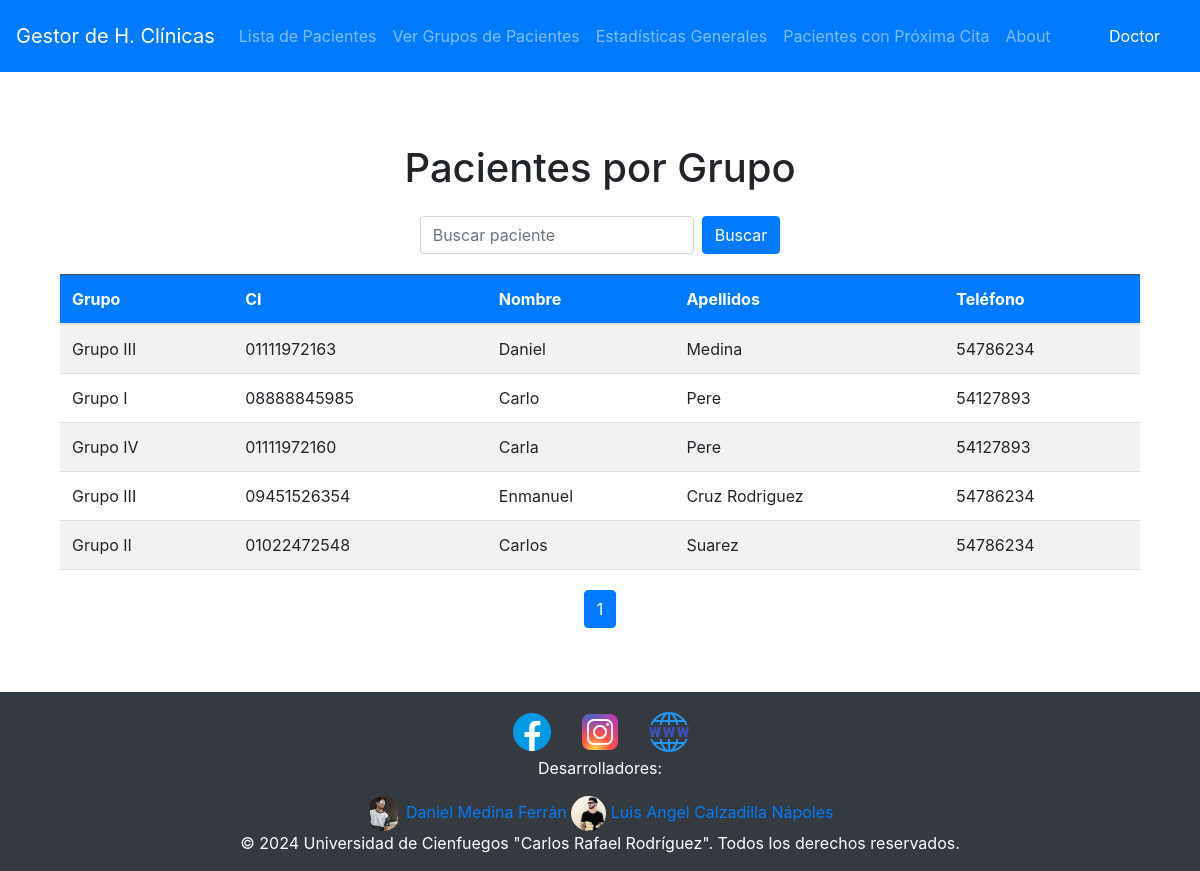
The app's page /grupos-pacientes/ (signed in), older data.
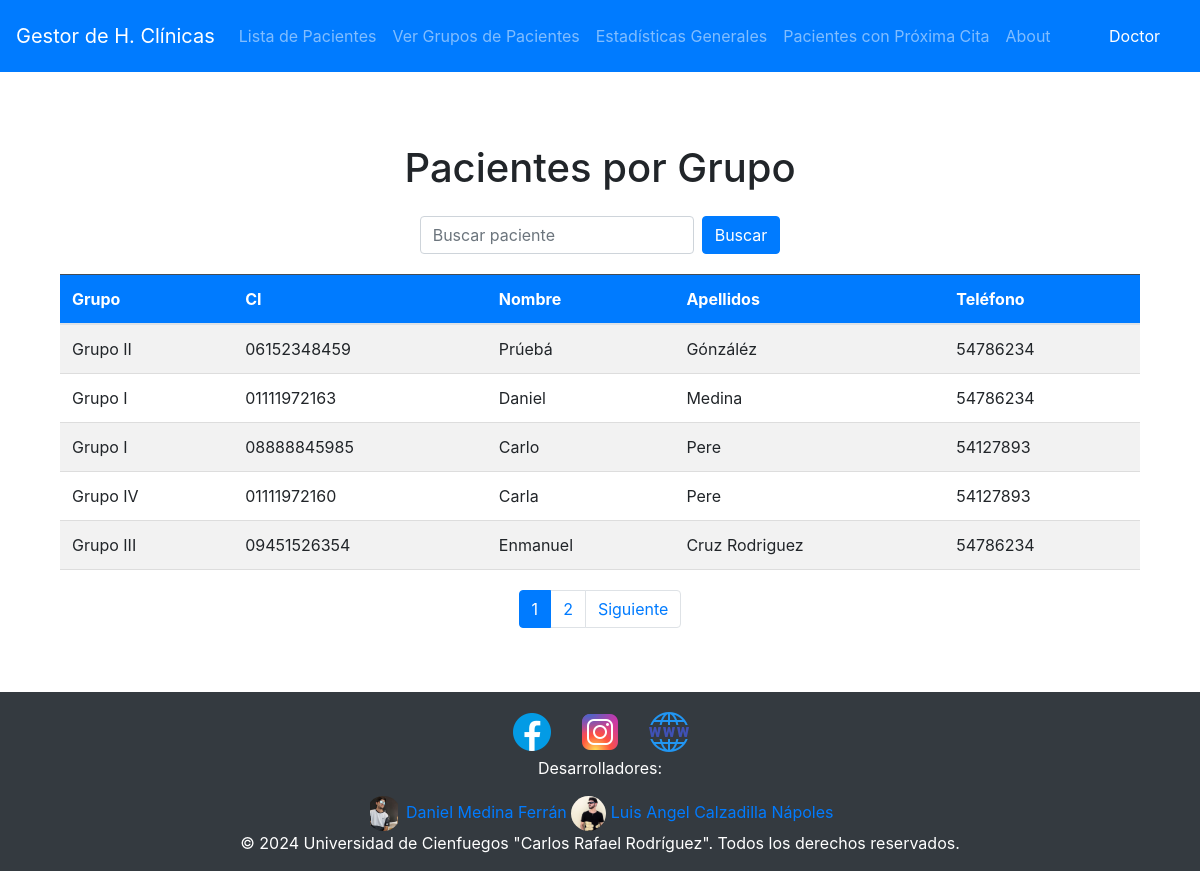
The same page, newer data.
### Historia/models.py (models this page shows, shortened)
class Grupos(models.Model):
    id = models.IntegerField(primary_key=True)
    grupo = models.CharField(max_length=255)

class Paciente(models.Model):
    ci = models.CharField(primary_key=True, max_length=11)
    nombre = models.CharField(max_length=50)
    apellidos = models.CharField(max_length=50)
    telefono = models.IntegerField(null=True)
    direccion = models.CharField(max_length=50)
    SEXO_CHOICES = (
        ('M', 'Masculino'),
        ('F', 'Femenino'),
    )
    sexo = models.CharField(max_length=1, choices=SEXO_CHOICES)
    RAZA_CHOICES = (
        ('B', 'Blanco'),
        ('N', 'Negro'),
    )
    raza = models.CharField(max_length=1, choices=RAZA_CHOICES)
    edad = models.IntegerField()

### Historia/views/grupos.py (the view)
# urls.py: path('grupos-pacientes/', grupos.grupos_pacientes, name='grupos_pacientes'),
@login_required(login_url="/")
def grupos_pacientes(request):
    pacientes = []
    search_term = request.GET.get('search', '')
    paciente_ultima_fecha_grupo = {}
    fechas_por_paciente = {}
    for fecha in Fecha.objects.all().order_by('-fecha_inicial'):
        if fecha.paciente not in fechas_por_paciente:
            fechas_por_paciente[fecha.paciente] = fecha
    for paciente, fecha in fechas_por_paciente.items():
        try:
            egeneral = fecha.egeneral
            if egeneral:
                try:
                    efaparato = egeneral.efaparato
                    if efaparato:
                        grupo = efaparato.grupos
                        paciente_ultima_fecha_grupo[paciente] = grupo.grupo
                except ObjectDoesNotExist:
                    pass
        except ObjectDoesNotExist:
            pass
    for paciente in paciente_ultima_fecha_grupo.keys():
        grupo = paciente_ultima_fecha_grupo[paciente]
        pacientes.append({
            'grupo': grupo,
            'ci': paciente.ci,
            'nombre': paciente.nombre,
            'apellidos': paciente.apellidos,
            'telefono': paciente.telefono,
        })
    if search_term:
        pacientes = [p for p in pacientes if search_term.lower() in p['nombre'].lower() or search_term.lower() in p['apellidos'].lower()]
    paginator = Paginator(pacientes, 5)  # 5 pacientes por página
    page_number = request.GET.get('page')
    paginated_patients = paginator.get_page(page_number)
    context = {
        'pacientes': paginated_patients,
        'search': search_term,  # Para mantener el valor en el formulario
    }
    return render(request, 'grupos/grupos_pacientes.html', context)

### Historia/templates/grupos/grupos_pacientes.html (shortened to what this page needs)
{% extends 'base.html' %}
{% block content %}
<div class="container-fluid">
    <h1 class="text-center my-4">Pacientes por Grupo</h1>
    <div class="d-flex justify-content-center mb-3">
        <form class="search-form d-flex" method="GET" action="{% url 'grupos_pacientes' %}">
            <input type="text" class="form-control mr-2" name="search" placeholder="Buscar paciente" value="{{ request.GET.search }}" />
            <button type="submit" class="btn btn-primary">Buscar</button>
        </form>
    </div>
    <div class="table-container">
        <table class="table table-striped fixed-table">
            <thead class="table-dark">
                <tr>
                    <th>Grupo</th>
                    <th>CI</th>
                    <th>Nombre</th>
                    <th>Apellidos</th>
                    <th>Teléfono</th>
                </tr>
            </thead>
            <tbody>
                {% for paciente in pacientes %}
                <tr>
                    <td>{{ paciente.grupo }}</td>
                    <td>{{ paciente.ci }}</td>
                    <td>{{ paciente.nombre }}</td>
                    <td>{{ paciente.apellidos }}</td>
                    <td>{{ paciente.telefono }}</td>
                </tr>
                {% empty %}
                <tr>
                    <td colspan="5" class="text-center">No hay pacientes que mostrar.</td>
                </tr>
                {% endfor %}
            </tbody>
        </table>
    </div>
    <nav aria-label="Page navigation">
        <ul class="pagination justify-content-center">
            {% for num in pacientes.paginator.page_range %}
                {% if pacientes.number == num %}
                    <li class="page-item active"><a class="page-link">{{ num }}</a></li>
                {% else %}
                    <li class="page-item"><a class="page-link" href="?page={{ num }}&search={{ request.GET.search }}">{{ num }}</a></li>
                {% endif %}
            {% endfor %}
            {% if pacientes.has_next %}
            <li class="page-item">
                <a class="page-link" href="?page={{ pacientes.next_page_number }}&search={{ request.GET.search }}">Siguiente</a>
            </li>
            {% endif %}
        </ul>
    </nav>
</div>
{% endblock %}

Row changes from the older to the newer data that the page shows:
no longer on this page (row unchanged): Paciente: ci "01022472548", nombre "Carlos", apellidos "Suarez"
added Paciente: ci "06152348459", nombre "Prúebá", apellidos "Gónzáléz"
Text that changed along with them:
new list line: "Grupo II"
new list line: "54786234"
new list line: "Grupo I"
new list line: "01111972163 Daniel Medina"
new list line: "2"
text now shown: "Siguiente"
list line gone: "Grupo III"
list line gone: "01111972163 Daniel Medina"
list line gone: "54786234"
list line gone: "Grupo II"
